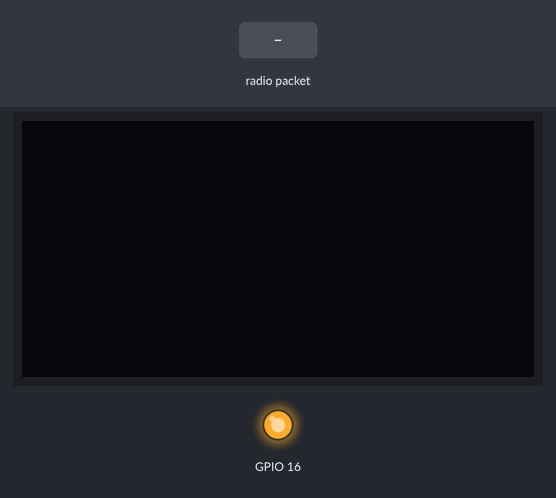
Simulated run of this sketch. Board: ESP32. Shown: 128×64 one-colour display, output pins drawn as LEDs (lit = HIGH). Inputs (shaded band) come from the test bench. No radio packets arrive unless stated; what the sketch prints to the serial monitor is not drawn.

Above: at 1.2 s.
1.3 s: radio packet "T" arrives
At 2.1 s:
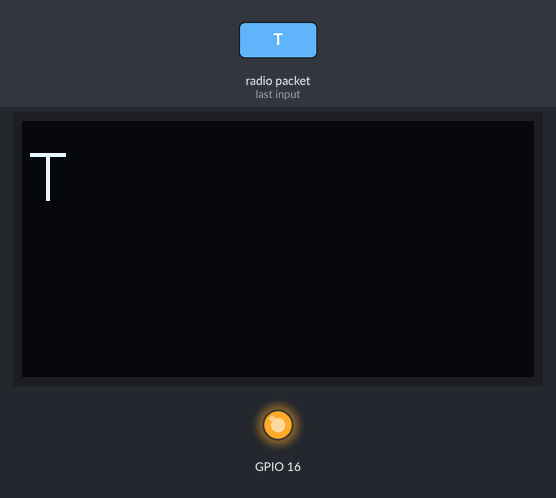
2.8 s: radio packet "H" arrives
At 3.3 s:
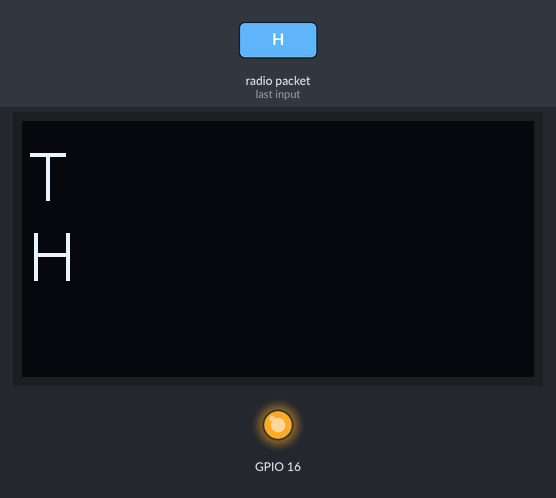
4.3 s: radio packet "1" arrives
At 4.6 s:
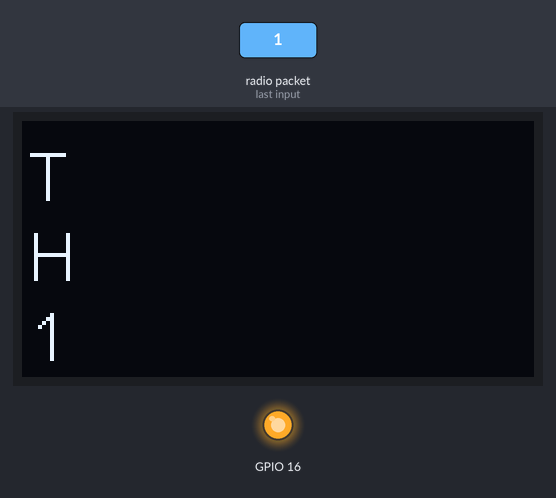
Timing chart, 0 to 7.3 s (numbered marks = the images above; inputs shaded):
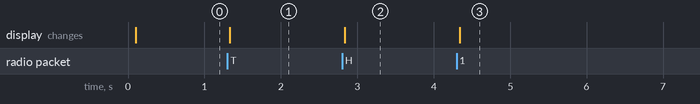

The sketch:

LoRaReceiver_Phy2.ino
```cpp
#include <SPI.h>
#include <LoRa.h>
#include <Wire.h>
#include "SSD1306.h" // alias for `#include "SSD1306Wire.h"`


// Parameters you can play with :

int txPower = 14; // from 0 to 20, default is 14
int spreadingFactor = 12; // from 7 to 12, default is 12
long signalBandwidth = 125E3; // 7.8E3, 10.4E3, 15.6E3, 20.8E3, 31.25E3,41.7E3,62.5E3,125E3,250E3,500e3, default is 125E3
int codingRateDenominator=5; // Numerator is 4, and denominator from 5 to 8, default is 5
int preambleLength=8; // from 2 to 20, default is 8

char text;
String temp, hum, son, lum;

#define SS 18
#define RST 14
#define DI0 26
#define BAND 865E6  // Here you define the frequency carrier

SSD1306 display(0x3c, 4, 15); // Set the display

int i = 0;

void setup() {
  Serial.begin(115200);
  while (!Serial);

  Serial.println("LoRa Receiver");
  Serial.print("SetFrequency : ");
  Serial.print(BAND);
  Serial.println("Hz");
  Serial.print("SetSpreadingFactor : SF");
  Serial.println(spreadingFactor);

 // init screen
  pinMode(16,OUTPUT);
  digitalWrite(16, LOW); // set GPIO16 low to reset OLED
  delay(50);
  digitalWrite(16, HIGH);

  display.init();
  display.flipScreenVertically();
  display.setFont(ArialMT_Plain_16);
  display.setTextAlignment(TEXT_ALIGN_LEFT);


  SPI.begin();
  LoRa.setPins(SS,RST,DI0);


  if (!LoRa.begin(BAND)) {
    Serial.println("Starting LoRa failed!");
    while (1);
  }
 LoRa.setTxPower(txPower,1);
 LoRa.setSpreadingFactor(spreadingFactor);
 LoRa.setSignalBandwidth(signalBandwidth);
 LoRa.setCodingRate4(codingRateDenominator);
 LoRa.setPreambleLength(preambleLength);

 display.drawString(5,5,"LoRa Receiver");
  display.display();

}

void loop() {
   // try to parse packet
  int packetSize = LoRa.parsePacket();
  char currentid[19];
  for (int j=0;j<19;j++){
    currentid[j]=' ';
    }

display.clear();

display.drawString(2,5,temp);
display.drawString(2,25,hum);
display.drawString(2,45,lum);
display.display();

  if (packetSize) {
    i=0;


    // received a packet
    Serial.print("Received packet '");


     // read packet
     while (LoRa.available()) {

      text = (char)LoRa.read();
      Serial.print(text);
      currentid[i]=text;

     i++;

    }
     if ( currentid[0] == 'T'){
      temp= currentid;
      }
      else if (currentid[0] == 'H'){
        hum= currentid;
        }
      else {
        lum= currentid;

        }


    // print RSSI of packet
    Serial.print("' with RSSI ");
    Serial.println(LoRa.packetRssi());


  }
}
```

Measured:
- after the input at 1.3 s, the display: changes at once (image 1)
- after the input at 2.8 s, the display: changes at once (image 2)
- after the input at 4.3 s, the display: changes at once (image 3)
